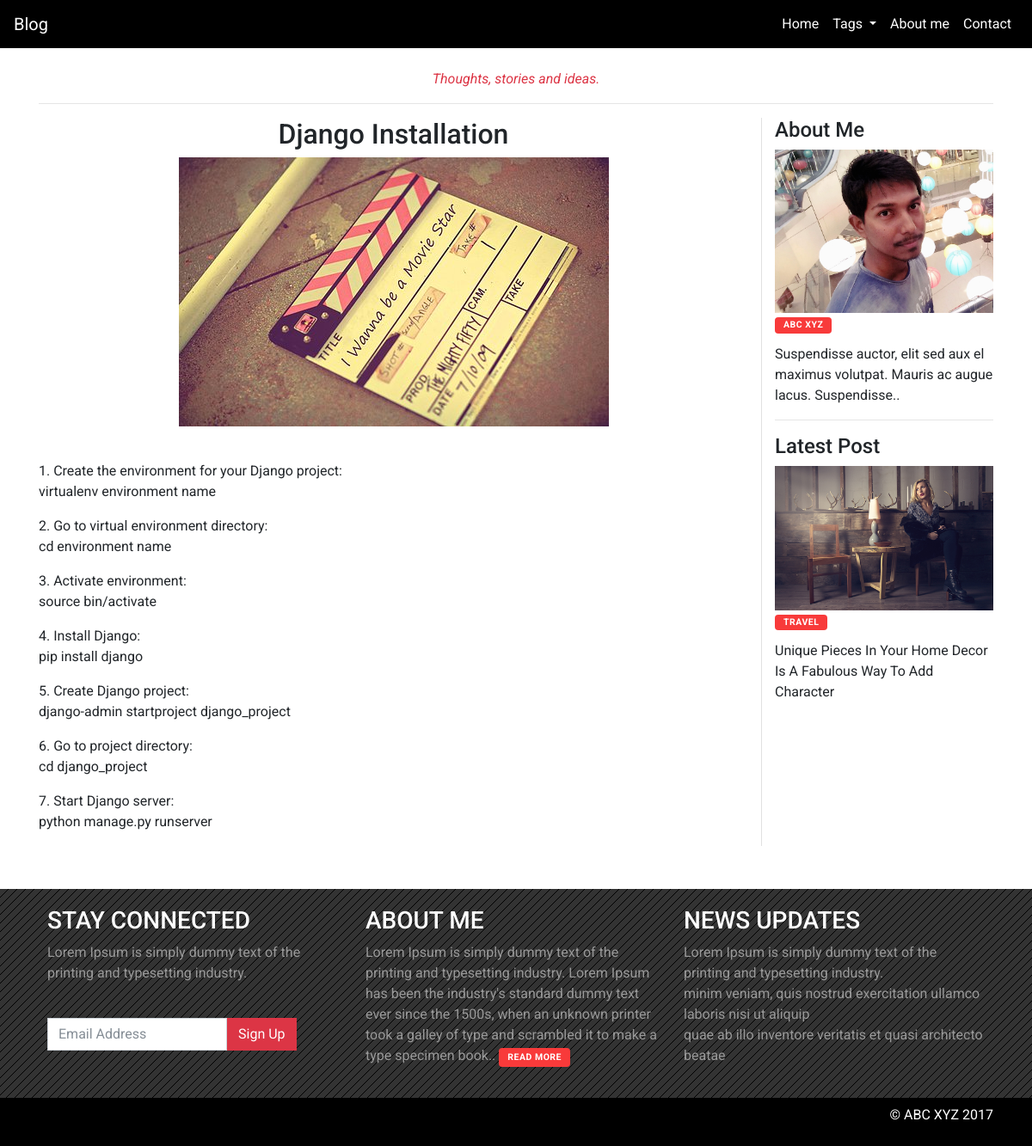
/post/3/, run on an earlier commit of the app's database.
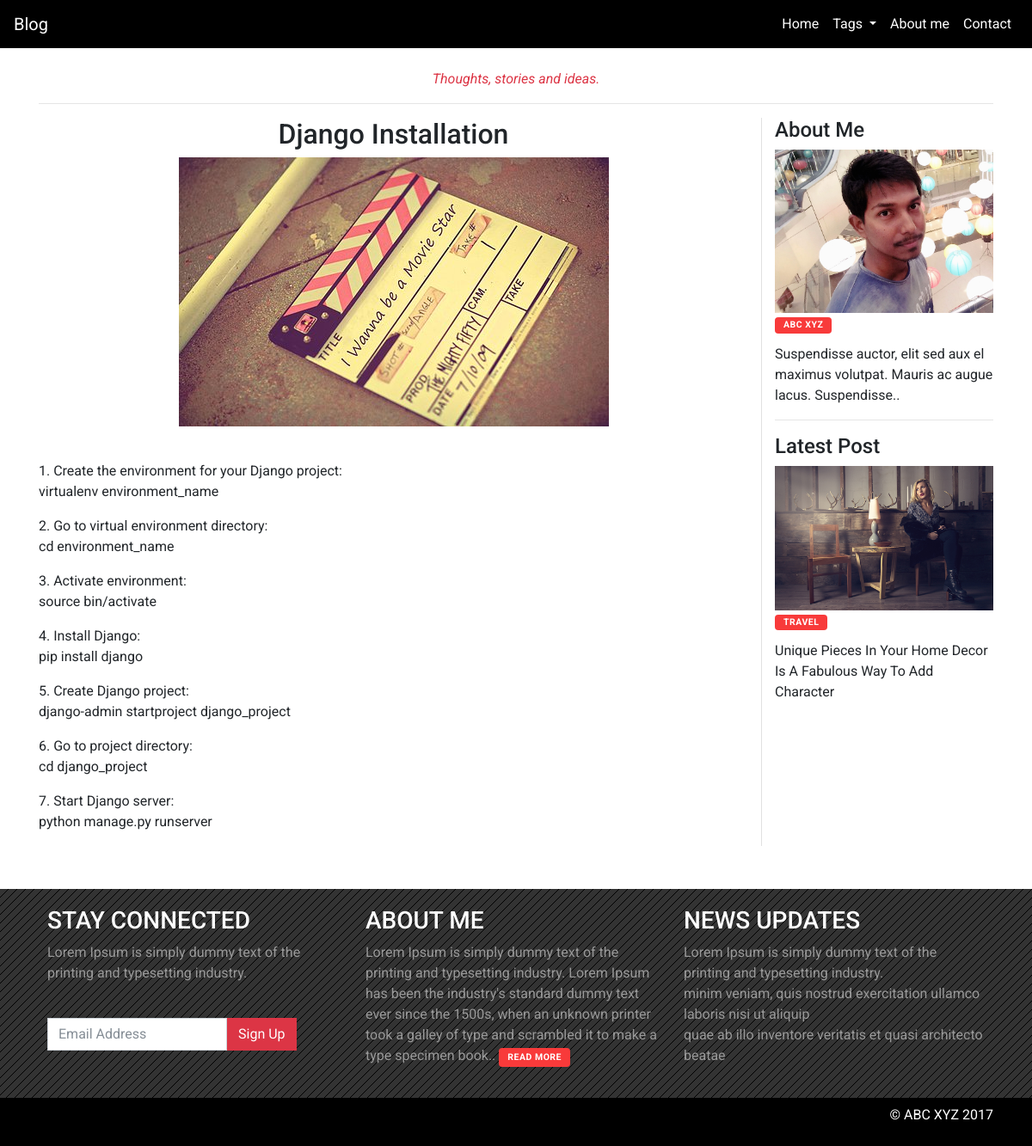
And on a later commit of the database.
### blogapp/models.py (models this page shows, shortened)
class Blog(models.Model):
    title = models.CharField(max_length=100, blank=False, null=False)
    post_image = models.ImageField(upload_to = 'post_img/', default = 'post_img/post.png', blank=True, null=True)
    tag = models.ForeignKey(Tags, models.DO_NOTHING)
    user = models.ForeignKey(User, models.DO_NOTHING)
    created_at = models.DateTimeField(auto_now_add=True)
    updated_at = models.DateTimeField(auto_now=True)
    description = models.TextField(blank=False, null=False)
    short_description = models.TextField(blank=False, null=False)
    class Meta:
        verbose_name = 'Blog'
        verbose_name_plural = 'Blogs'

### blogapp/views.py (the view)
# urls.py: url(r'^post/(?P<post_id>\d+)/$', views.Post.as_view(template_name='post.html'), name='post'),
class Post(TemplateView):
    def get(self, request, **kwargs):
        post_id = int(kwargs['post_id'])
        try:
            post_detail = Blog.objects.get(pk=post_id)
        except:
            post_detail = None
        tagdetails = Tags.objects.all()
        return render(request, self.template_name, { 'post_detail': post_detail, 'tagdetails': tagdetails })

### templates/post.html (shortened to what this page needs)
{% extends 'base.html' %}
{% load static %}
{% block content %}
    <div class="container">
        <div class="row">
            <div class="col-md-12 text-center">
                <br>
                <p class="text-danger"><i>Thoughts, stories and ideas.</i></p>
                <hr>
            </div>
        </div>
        <div class="row">
            <div class="col-md-9">
                <h2 class="text-center">{{ post_detail.title }}</h2>
                <div class="post_image">
                    <img src="{{ post_detail.post_image.url }}" class="mx-auto d-block img-fluid">
                </div>
                <div class="post_description">
                    <br>
                    {% autoescape off %}
                        <p>{{ post_detail.description }}</p>
                    {% endautoescape %}
                </div>
            </div>
            <div class="col-md-3 sidebar">
                <div class="widget_content">
                    <div class="widget-title">
                        <h4>About Me</h4>
                    </div>
                    <div class="widget-content">
                        <img src="{% static 'images/img_profile.jpg' %}" class="img-fluid">
                        <h2><a href="#" class="category sidebar-btn">Abc Xyz</a></h2>
                        <p>Suspendisse auctor, elit sed aux el maximus volutpat. Mauris ac augue lacus. Suspendisse..</p>
                    </div>
                </div>
                <hr>
                <div class="widget_content">
                    <div class="widget-title">
                        <h4>Latest Post</h4>
                    </div>
                    <div class="widget-content">
                        <img src="{% static 'images/banner.jpg' %}" class="img-fluid">
                        <h2><a href="#" class="category sidebar-btn">TRAVEL</a></h2>
                        <p>Unique Pieces In Your Home Decor Is A Fabulous Way To Add Character</p>
                    </div>
                </div>
            </div>
        </div>
    </div>
{% endblock %}

What changed in the data, as far as the page shows it:
changed Blog "Django Installation": description "…your Django project: virtualenv environment name 2. Go to virtual environment directory: cd environment name 3. Activate environment: source…" → "…your Django project: virtualenv environment_name 2. Go to virtual environment directory: cd environment_name 3. Activate environment: source…"
